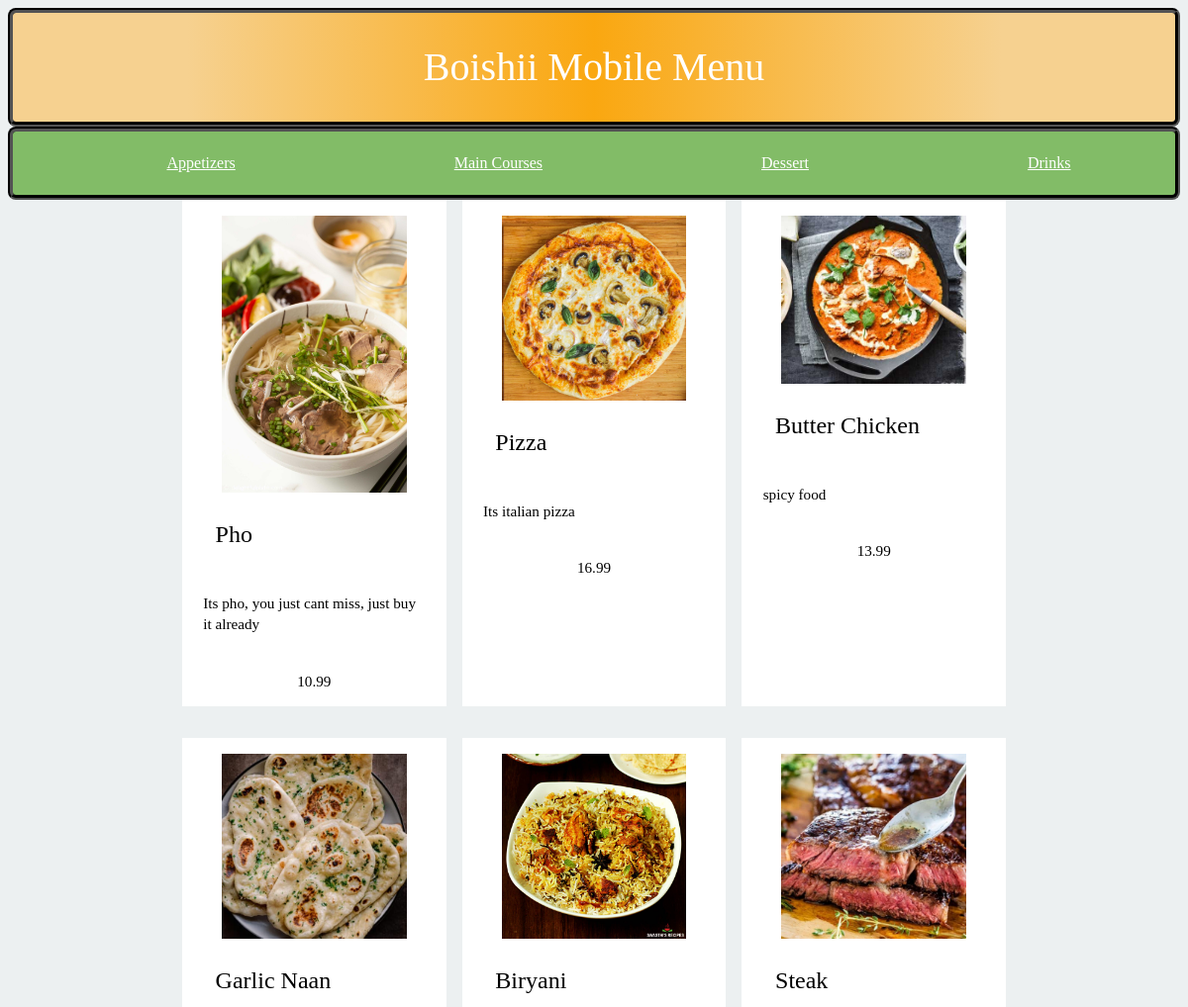
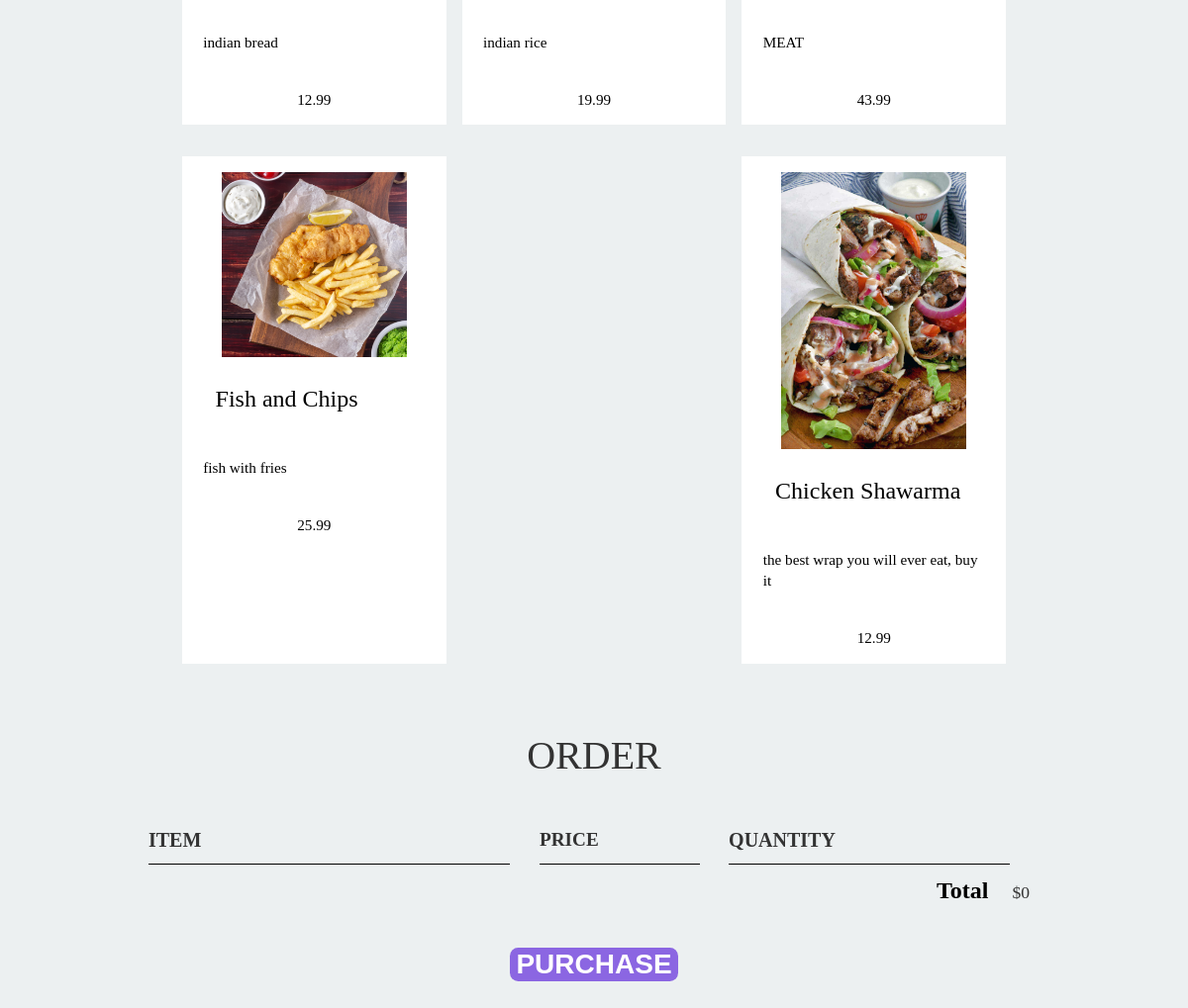
/Main_Courses, run on the app's committed database (2 pictures, top to bottom).
### application/models.py (models this page shows, shortened)
class Menu_Item(db.Model): # Menu_Item inherits db.Model
    __tablename__ = 'Menu_Item'
    Name = db.Column(db.String(50), nullable = False, primary_key = True)
    Description = db.Column(db.String(200), nullable = False)
    Image = db.Column(db.String(20), default = "default.jpg")
    Price = db.Column(db.Float, nullable = False)
    Category = db.Column(db.String(200), nullable = False)

### application/routes.py (the view)
@app.route('/Main_Courses', methods=["GET"])
@cross_origin()
def main_courses():
    mains = db.session.query(Menu_Item).filter_by(Category = "Main").all()
    return render_template("order_page.html", title="Boishii Mobile Menu | Main Courses", menu_items=mains)

### application/templates/order_page.html (shortened to what this page needs)
<!DOCTYPE html>
<html lang="en">
<head>
</head>
<body onload="makeOrder()">
    <header class="boishii-titlebox clear">
        <div class="centered">
            <div>
                <h1 class="site-title">Boishii Mobile Menu</h1>
            </div>
        </div>
    </header>
    <nav class="main-nav">
        <ul>
            <li><a href="/Appetizers">Appetizers</a></li>
            <li><a href="/Main_Courses">Main Courses</a></li>
            <li><a href="/Dessert">Dessert</a></li>
            <li><a href="/Drinks">Drinks</a></li>
        </ul>
    </nav>
    <main class="main-area">
        <div class="centered">
            <section class="cards">
                {% for item in menu_items %}
                <article class="card">
                    <a href="#{{ item.Name }}">
                        <figure class="thumbnail">
                            <img class="image" src="static/img/{{ item.Image }}" alt="{{ item.Name }}">
                        </figure>
                        <div>
                            <h2 class="card-name">{{ item.Name }}</h2>
                            <p class="card-description">
                                {{ item.Description }}
                            </p>
                            <p class="card-price">
                                {{ item.Price }}
                            </p>
                        </div>
                    </a>
                </article>
                {% endfor %}
            </section>
        </div>
    </main>
    <section class="container content-section">
        <h2 class="section-header">ORDER</h2>
        <div class="order-row">
            <span class="order-item order-header order-column">ITEM</span>
            <span class="order-price order-header order-column">PRICE</span>
            <span class="order-quantity order-header order-column">QUANTITY</span>
        </div>
        <div class="order-total">
            <strong class="order-total-title">Total</strong>
            <span class="order-total-price">$0</span>
        </div>
        <button class="btn btn-primary btn-purchase" type="button">PURCHASE</button>
    </section>
</body>

### application/static/css/order-styles.css (style rules this page uses)
h1 { text-align: center; font-family: 'Righteous', cursive; }
body { font-family: 'Righteous', cursive; }
.centered { margin: 0 auto; padding: 0 1em; }
@media screen and (min-width: 52em) { .centered { max-width: 52em; } }
.boishii-titlebox { border: 5px groove black; border-radius: 8px; background: rgb(246,209,144); background: linear-gradient(90deg, rgba(246,209,144,1) 15%, rgba(251,162,0,0.9352474266073617) 50%, rgba(246,209,144,1) 85%); }
.site-title { font-size: 2em; font-weight: 300; text-align: center; color: black; }
@media screen and (min-width: 44.44em) { .site-title { font-size: 2em; } }
@media screen and (min-width: 50em) { .site-title { font-size: 2.5em; } }
body { background: #ecf0f1; line-height: 1.4; }
.site-title { color: white; }
.card { background: white; margin-bottom: 2em; }
.card a { color: black; text-decoration: none; }
.card-name { font-weight: normal; padding-left: 1.4em; padding-right: 1.4em; }
.card-description { font-size: 95%; padding: 1.4em; }
.card-price { font-size: 95%; text-align: center; }
img { width: 100%; height: auto; }
@media screen and (min-width: 40em) { .cards { margin-top: -1em; display: flex; justify-content: space-between; flex-wrap: wrap; } }
@media screen and (min-width: 40em) { .card { margin-bottom: 1em; display: flex; flex: 0 1 calc(50% - 0.5em); } }
@media screen and (min-width: 60em) { .cards { margin-top: inherit; } }
@media screen and (min-width: 60em) { .card { margin-bottom: 2em; display: flex; flex: 0 1 calc(33% - 0.5em); } }
.main-nav { background: rgba(65, 156, 19, 0.616); color: white; border: 5px groove black; border-radius: 8px; }
.main-nav ul { list-style: none; height: 100%; display: flex; align-items: center; justify-content: space-around; }
.main-nav ul a { color: white; }
.main-nav ul li { padding: 5px; margin-left: 10px; }
.content-section { margin: 1em; }
.container { max-width: 900px; margin: 0 auto; padding: 0 1.5em; }
.section-header { font-family: "Metal Mania"; font-weight: normal; color: #333; text-align: center; font-size: 2.5em; }
.btn-primary { color: white; background-color: #8b66e2; border: none; border-radius: .3em; font-weight: bold; }
.btn-purchase { display: block; margin: 40px auto 80px auto; font-size: 1.75em; }
.order-header { font-weight: bold; font-size: 1.25em; color: #333; }
.order-column { display: flex; align-items: center; border-bottom: 1px solid black; margin-right: 1.5em; padding-bottom: 10px; margin-top: 10px; }
.order-row { display: flex; }
.order-item { width: 45%; }
.order-price { width: 20%; font-size: 1.2em; color: #333; }
.order-quantity { width: 35%; }
.order-total { text-align: end; margin-top: 10px; margin-right: 10px; }
.order-total-title { font-weight: bold; font-size: 1.5em; color: black; margin-right: 20px; }
.order-total-price { color: #333; font-size: 1.1em; }

### data on the page
Menu_Item: Image (picture), Name "Pho", Description "Its pho, you just cant miss, just buy it already", Price "10.99"
Menu_Item: Image (picture), Name "Pizza", Description "Its italian pizza", Price "16.99"
Menu_Item: Image (picture), Name "Butter Chicken", Description "spicy food", Price "13.99"
Menu_Item: Image (picture), Name "Garlic Naan", Description "indian bread", Price "12.99"
Menu_Item: Image (picture), Name "Biryani", Description "indian rice", Price "19.99"
Menu_Item: Image (picture), Name "Steak", Description "MEAT", Price "43.99"
Menu_Item: Image (picture), Name "Fish and Chips", Description "fish with fries", Price "25.99"
Menu_Item: Image (picture), Name "Chicken Shawarma", Description "the best wrap you will ever eat, buy it", Price "12.99"
